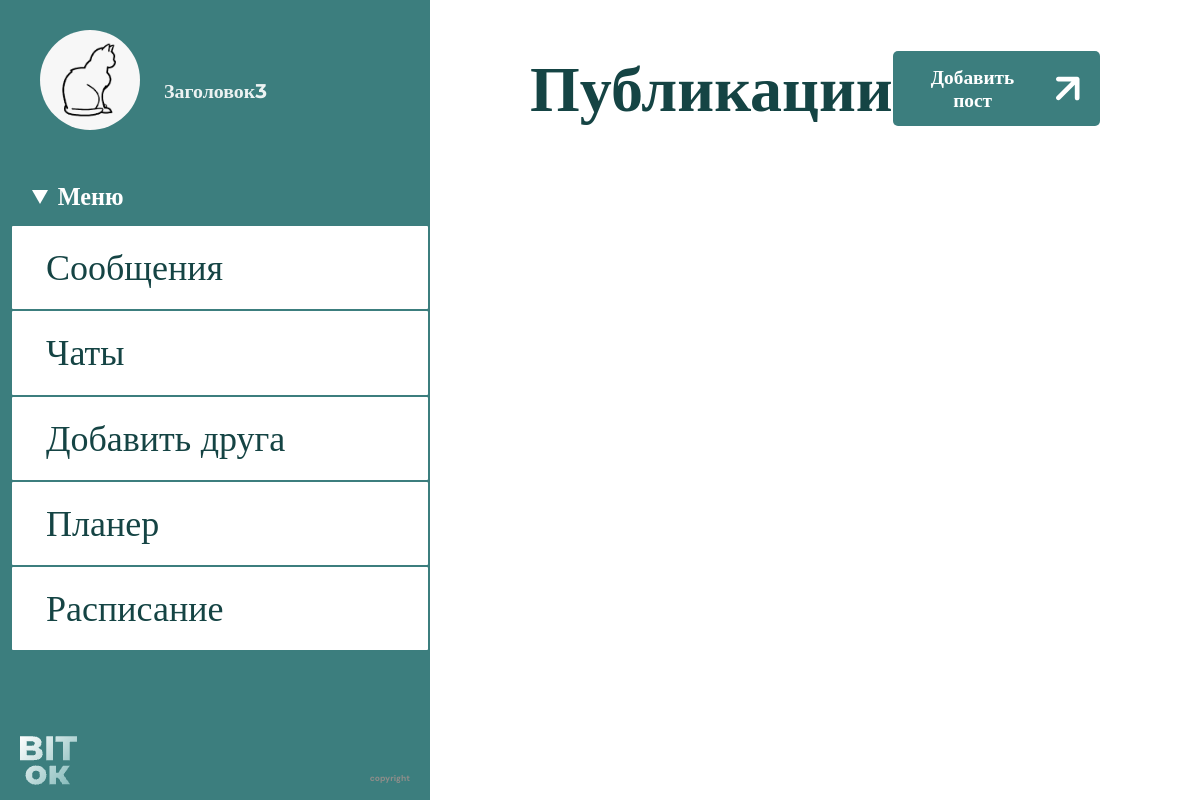
Page /posts (signed in) on the earlier database version.
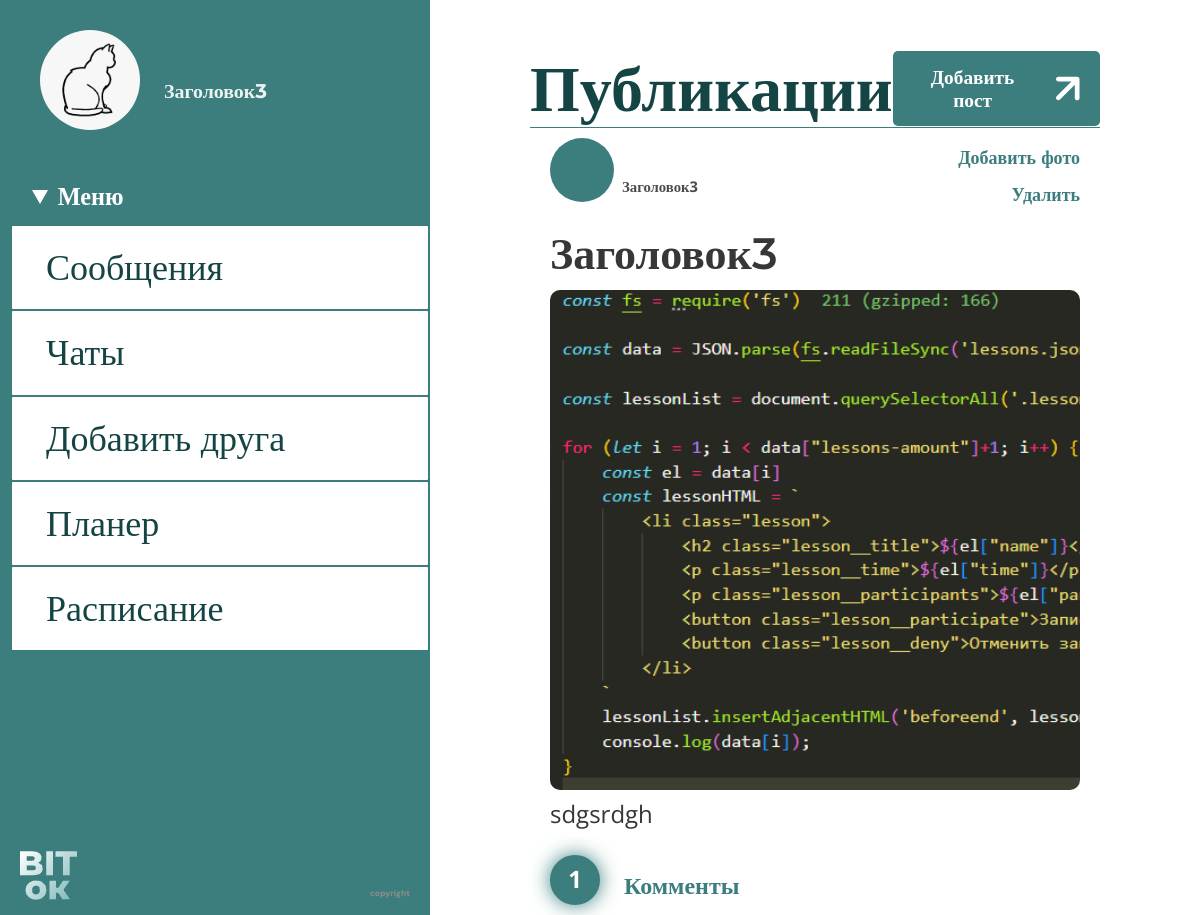
Same page on the later database version.
### data/publication.py (models this page shows)
class Publication(SqlAlchemyBase):
    __tablename__ = 'publication'
    id = sqlalchemy.Column(sqlalchemy.Integer,
                           primary_key=True, autoincrement=True)
    name = sqlalchemy.Column(sqlalchemy.String, nullable=True)
    content = sqlalchemy.Column(sqlalchemy.String, nullable=True)
    author = sqlalchemy.Column(sqlalchemy.Integer)
    author_name = sqlalchemy.Column(sqlalchemy.String)
    is_private = sqlalchemy.Column(sqlalchemy.Boolean)
    photos = sqlalchemy.Column(sqlalchemy.String)
    count_photos = sqlalchemy.Column(sqlalchemy.Integer)
    title = sqlalchemy.Column(sqlalchemy.String)
    likes = sqlalchemy.Column(sqlalchemy.Integer)
    flags = sqlalchemy.Column(sqlalchemy.String)

### main.py (the view)
@app.route('/posts', methods=['GET', 'POST'])
def posts():
    data = db_sess.query(Publication).filter(Publication.is_private == 0).all()
    print(data)
    data2 = db_sess.query(Publication).filter(Publication.is_private == 1).all()
    data2 = list(filter(lambda a: str(current_user.id) in db_sess.query(User).filter(
        User.id == a.author).first().friends or current_user.id == db_sess.query(User).filter(
        User.id == a.author).first().id, data2))
    print(data2)
    data += data2
    return render_template('posts.html', title='Публикации', data=data)

### data/db_session.py (called while the page is built)
def create_session() -> Session:
    global __factory
    return __factory()

### main.py (called while the page is built)
@login_manager.user_loader
def load_teacher(user_id):
    db_sess = db_session.create_session()
    return db_sess.query(User).get(user_id)

### templates/posts.html (shortened to what this page needs)
<!DOCTYPE html>
<html lang="en">
<head>
    <link rel="stylesheet" href="../static/css/posts_style/posts_style.css">
</head>
<body>
    <div class="site">
        <div class="site_left">
            <div class="profile">
                <div class="profile__img-wrapper">
                    <img src="/static/profile_photos/{{current_user.photo}}" alt="" class="profile__img">
                </div>
                <a href="/profile" class="profile__name" display="block">{{current_user.name}}</a>
            </div>
            <nav class="menu">
                <details class="menu__deatils-block" open>
                    <summary class="menu__title">Меню</summary>
                    <div class="menu__list-wrapper">
                        <ul class="menu__list">
                            <li><a href="/main" class="menu__link">Сообщения</a></li>
                            <li><a href="/chats" class="menu__link">Чаты</a></li>
                            <li><a href="/add_friend" class="menu__link">Добавить друга</a></li>
                            <li><a href="/date" class="menu__link">Планер</a></li>
                            <li><a href="/timetable" class="menu__link">Расписание</a></li>
                        </ul>
                    </div>
                </details>
            </nav>
            <footer class="footer">
                <a href="/index" class="footer__logo"><img src="/static/img/logo_footer.png" alt=""></a>
                <p class="footer__copyright">copyright</p>
            </footer>
        </div>
        <div class="site_right">
            <section class="posts">
                {% if current_user.is_authenticated %}
                <header class="posts__header">
                    <h1 class="posts__heading">Публикации</h1>
                    <a href="/add_publication" class="posts__add-post">
                        Добавить пост
                    </a>
                </header>
                {% for item in data%}
                <div class="post">
                    <div class="post__top">
                        <div class="post__info">
                            <a href="" class="post__user-photo">
                            </a>
                            <p class="post__user-name">{{item.author_name}}</p>
                        </div>
                        {% if current_user.id == item.author or current_user.role == 2 %}
                            <div class="post__refactor">
                                <a href="add_photo/{{item.id}}" class="post__add-photo">Добавить фото</a>
                                <a href="delete_post/{{item.id}}" class="post__delete">Удалить</a>
                            </div>
                        {% endif %}
                    </div>
                    <div class="post__content">
                        <h2 class="post__title">{{item.name}}</h2>
                        <div class="post__imgs">
                            {% for img in item.photos.split(',') %}
                            {% if img != '0' %}
                            <img src="/static/posts/{{img}}" height="300"
                                width="img.split('.')[0].split('-')[2].split('_')[1]">
                            {% endif %}
                            {% endfor %}
                        </div>
                        <p class="post__text">
                            {{item.content}}
                        </p>
                    </div>
                    <div class="post__bottom">
                        {% if current_user.idstr not in item.flags %}
                            <a href="like/{{item.id}}/{{current_user.id}}" class="post_like">{{item.likes}}</a>
                        {% else %}
                            <a href="dislike/{{item.id}}/{{current_user.id}}" class="post_like post_like_liked">{{item.likes}}</a>
                        {% endif %}
                        <a href="read_publication/{{item.id}}" class="post__comments">Комменты</a>
                    </div>
                </div>
                {% endfor %}
                {% endif %}
            </section>
        </div>
    </div>
</body>
</html>

Differences in the rows shown:
added Publication: author_name "Заголовок3", name "Заголовок3", photos (picture), content "sdgsrdgh", likes "1"
